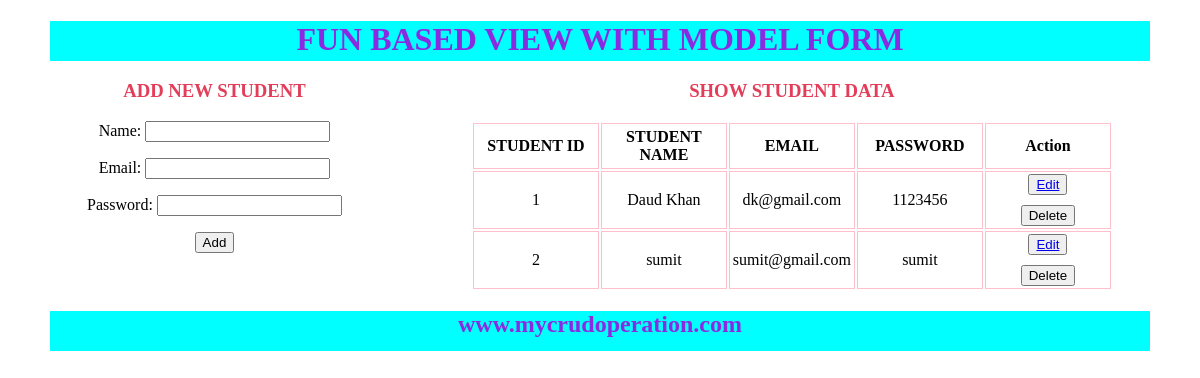
Before: / with the older database file.
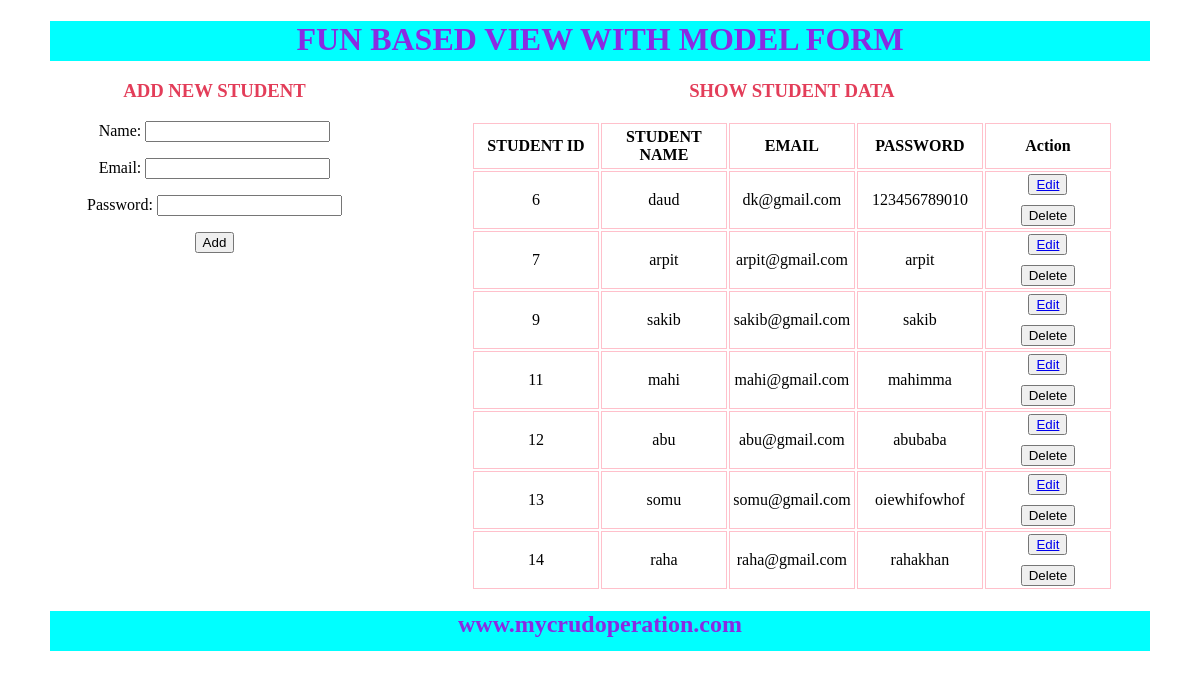
After: the same page with the newer database file.
### app/models.py (models this page shows)
class StuModel(models.Model):
    name=models.CharField(max_length=100)
    email=models.EmailField(max_length=100)
    password=models.CharField(max_length=100)

### app/views.py (the view)
# urls.py: path('',views.AddShow,name="add"),
def AddShow(request):
    if request.method=='POST':
        fm=StudentReg(request.POST)
        if fm.is_valid():
            nm=fm.cleaned_data['name']
            em=fm.cleaned_data['email']
            ps=fm.cleaned_data['password']
            print(nm)
            print(em)
            print(ps)
            reg=StuModel(name=nm,email=em,password=ps)
            reg.save()
            fm=StudentReg()
    else:
        fm=StudentReg()
    stud=StuModel.objects.all()
    return render(request,'addandshow.html',{'form':fm,'std':stud})

### app/forms.py
class StudentReg(forms.ModelForm):
      class Meta:
        model=StuModel
        fields=['name','email','password']
        widgets={'password':forms.PasswordInput(render_value=True,)}

### app/templates/addandshow.html (shortened to what this page needs)
{% extends 'base.html' %}
{% block content %}
<!DOCTYPE html>
<html lang="en">
<head>
</head>
<body>
    <div id="main">
        <div>
            <h3>ADD NEW STUDENT </h3>
            <form action="" method="POST">
                {{form.as_p}}
                <input type="submit" value="Add">
            </form>
        </div>
        <div id="main2">
            <h3>SHOW STUDENT DATA </h3>
            {% if std %}
            <table>
                <tr>
                    <th>STUDENT ID</th>
                    <th>STUDENT NAME</th>
                    <th>EMAIL </th>
                    <th>PASSWORD</th>
                    <th>Action</th>
                </tr>
                {% for st in std %}
                <tr>
                    <td>{{st.id}}</td>
                    <td>{{st.name}}</td>
                    <td>{{st.email}}</td>
                    <td>{{st.password}}</td>
                    <td>
                        <button> <a href="{% url 'update' st.id %}">Edit</a>  </button>
                        <form action="{%url 'delete' st.id %}" method="POST" style="margin-top: 10px;">
                            <input type="submit" value="Delete">
                        </form>
                    </td>
                </tr>
                {% endfor %}
            </table>
            {% else %}
            <p>No data available</p>
            {% endif %}
        </div>
    </div>
</body>
</html>
{% endblock content %}

### app/templates/base.html (shortened to what this page needs)
<!DOCTYPE html>
<html lang="en">
<head>
</head>
<body>
    <header id="head">
       <h1 style="color: blueviolet;">FUN BASED VIEW WITH MODEL FORM</h1>
    </header>
    <div>
        {% block content %}
        {% endblock content %}
    </div>
    <footer id="footer">
             <h2 style="color: blueviolet;"> www.mycrudoperation.com</h2>
    </footer>
</body>
</html>

### app/templates/base.html (style rules this page uses)
body { padding: 0px; }
#head { background-color: aqua; text-align: center; justify-content: center; height: 40px; width: 1100px; margin: auto; }
#footer { background-color: aqua; text-align: center; justify-content: center; height: 40px; width: 1100px; margin: auto; }

### app/templates/addandshow.html (style rules this page uses)
td, th { border: 1px solid pink; height: 40px; width: 120px; padding: 2px; }
#main { display: flex; text-align: center; justify-content:space-evenly; }
#main2 { margin-left: 50px; }
h3 { color: rgb(227, 61, 89); }

Changed rows visible on the page:
removed StuModel: id "1", name "Daud Khan", email "dk@gmail.com", password "1123456"
removed StuModel: id "2", name "sumit", email "sumit@gmail.com", password "sumit"
added StuModel: id "6", name "daud", email "dk@gmail.com", password "123456789010"
added StuModel: id "7", name "arpit", email "arpit@gmail.com", password "arpit"
added StuModel: id "9", name "sakib", email "sakib@gmail.com", password "sakib"
added StuModel: id "11", name "mahi", email "mahi@gmail.com", password "mahimma"
added StuModel: id "12", name "abu", email "abu@gmail.com", password "abubaba"
added StuModel: id "13", name "somu", email "somu@gmail.com", password "oiewhifowhof"
added StuModel: id "14", name "raha", email "raha@gmail.com", password "rahakhan"
